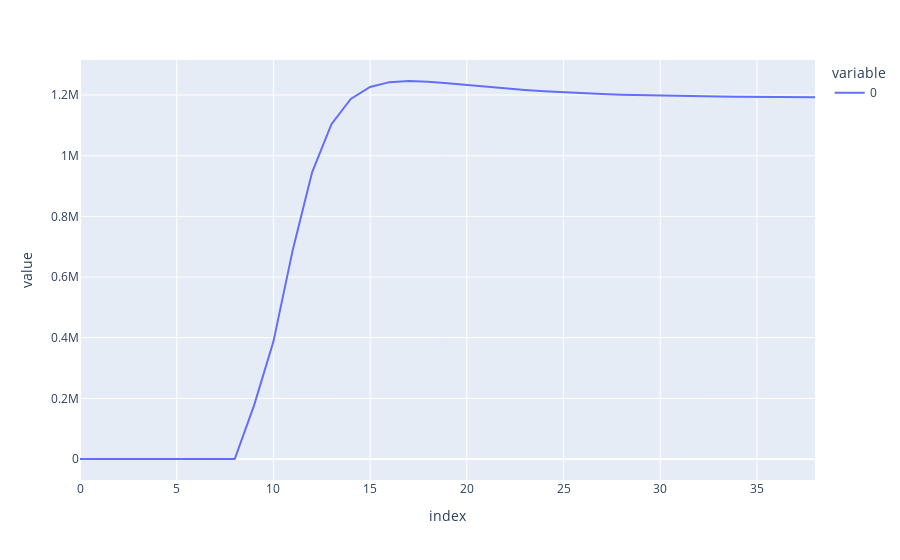

Notebook code for this chart:
### Code cell
df3=scaler.inverse_transform(df3).tolist()
px.line(df3[1800:])

### Figure 1 — Plotly figure (JSON) as saved in the notebook; plotly's stock layout.template omitted (floating-point values rounded to 4 significant figures)
{"data": [{"hovertemplate": "variable=0<br>index=%{x}<br>value=%{y}<extra></extra>", "legendgroup": "0", "line": {"color": "#636efa", "dash": "solid"}, "marker": {"symbol": "circle"}, "mode": "lines", "name": "0", "orientation": "v", "showlegend": true, "type": "scatter", "x": [0, 1, 2, 3, 4, 5, 6, 7, 8, 9, 10, 11, 12, 13, 14, 15, 16, 17, 18, 19, 20, 21, 22, 23, 24, 25, 26, 27, 28, 29, 30, 31, 32, 33, 34, 35, 36, 37, 38], "xaxis": "x", "y": [269.5, 268.2, 272.5, 275.7, 273.2, 272.1, 269, 270, 269.8, 176900.0, 387200.0, 689500.0, 945300.0, 1104000.0, 1187000.0, 1226000.0, 1242000.0, 1246000.0, 1244000.0, 1239000.0, 1233000.0, 1227000.0, 1222000.0, 1217000.0, 1213000.0, 1209000.0, 1206000.0, 1203000.0, 1201000.0, 1199000.0, 1198000.0, 1197000.0, 1196000.0, 1195000.0, 1194000.0, 1194000.0, 1193000.0, 1193000.0, 1192000.0], "yaxis": "y"}], "layout": {"legend": {"title": {"text": "variable"}, "tracegroupgap": 0}, "margin": {"t": 60}, "xaxis": {"anchor": "y", "domain": [0, 1], "title": {"text": "index"}}, "yaxis": {"anchor": "x", "domain": [0, 1], "title": {"text": "value"}}}}
